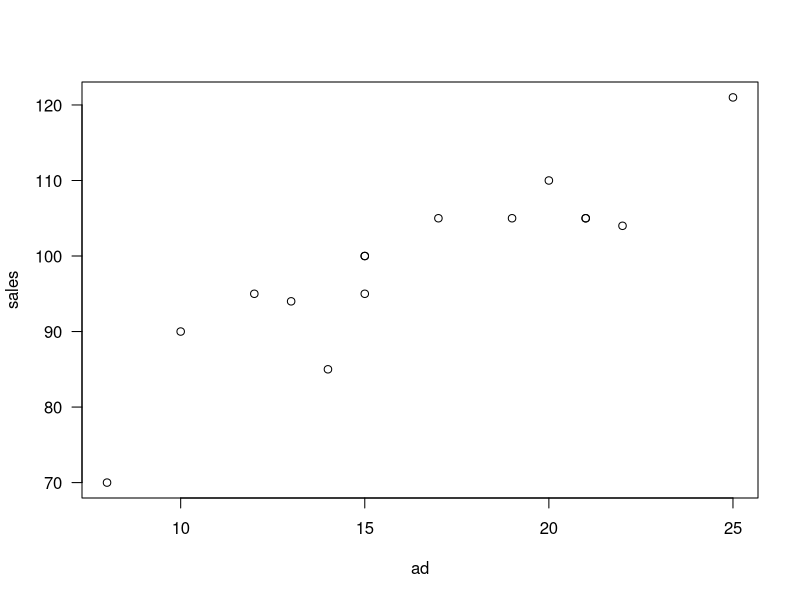
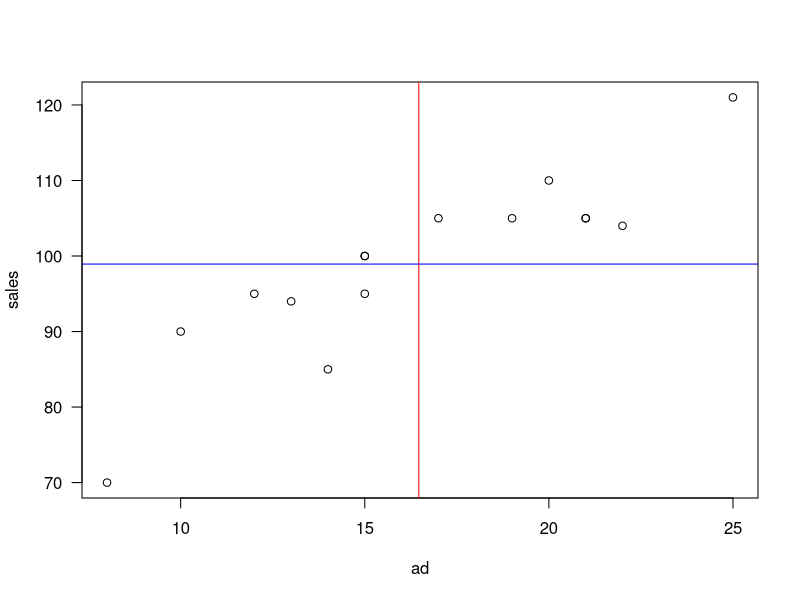

Write the R code that produced these figures, in order.
#http://url.kr/F6h5BO (코랩R)

#두 변수 x,y가 있을 때
#두 변수가 서로 어떤 관계에 있는지 분석하는 과정

#보통 2개의 등간/비율 적초변수를 분석할 때
#우선적으로 산점도를 그려
#변수간의 관계를 시각화 한 후 상관계수를 계산



# A회사의 광고비 지출이 매출에 어느정도 영향을 주는지 파악하기 위해 광고비와 매출액간의 관계를 조사해 봄
# 광고비와 매출액간의 연관성 파악을 위해 산포도로 시각화해 보세요
ad = c(13,8,10,15,12,15,14,15,17,19,20,21,22,21,25)
sales = c(94,70,90,100,95,100,85,95,105,105,110,105,104,105,121)

plot(ad, sales, las = 1)

# 광고비와 매출액 간의 예제로 수익성 변화 


plot(ad, sales, las = 1)
abline(v = mean(ad), col = 'red')
abline(h = mean(sales), col = 'blue')
